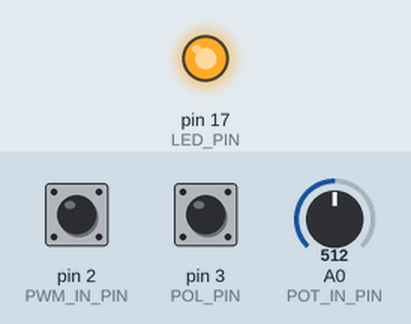
Recording of a sketch running on a simulated Arduino Micro, built with avr-gcc and run on an emulated ATmega32U4. On the bench: output pins drawn as LEDs (lit = HIGH). Dashed ring = blinking. The inputs (shaded band) are chosen by the test bench; at power-on: pin 2 (PWM_IN_PIN) HIGH, pin 3 (POL_PIN) HIGH, A0 (POT_IN_PIN) = 512. Pins used as bus, display or sensor lines are not drawn.

Above: at 1.2 s.
1.3 s: pin 2 (PWM_IN_PIN) pulled LOW for 3.2 s
At 2.16 s:
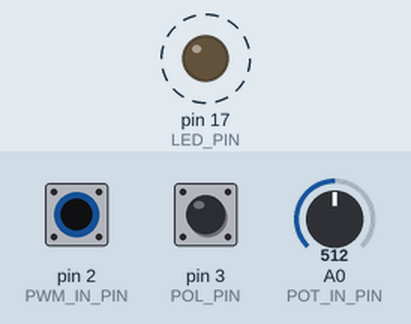
6.0 s: pin 3 (POL_PIN) pulled LOW for 3.2 s
At 10.1 s:
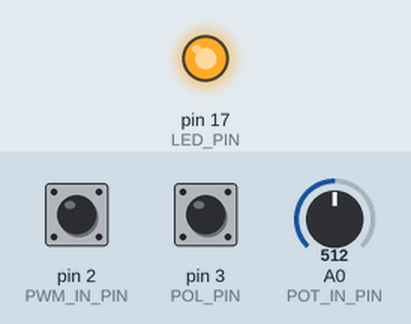
Timing chart, 0 to 11.6 s (numbered marks = the images above; inputs shaded):
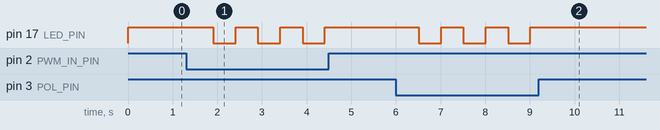

Measured:
- after the input at 1.3 s, pin 17 (LED_PIN): alternates HIGH for 0.50 s and LOW for 0.50 s, 6 changes in all, then stays HIGH, starting after 0.61 s
- after the input at 6.0 s, pin 17 (LED_PIN): alternates HIGH for 0.50 s and LOW for 0.50 s, 6 changes in all, then stays HIGH, starting after 0.51 s

The sketch:

main.ino
```cpp
#include <elapsedMillis.h>
#include <SPI.h>

#define PWM_IN_PIN 2
#define POL_PIN 3
#define POT_IN_PIN 0
#define CS_PIN 10
#define SCK_PIN 15
#define MOSI_PIN 16
#define AVG_LEN 15
#define LED_PIN 17

#define MAX(x,y) (x) > (y) ? (x) : (y)
#define MIN(x,y) (x) < (y) ? (x) : (y)

//#define DEBUG

SPISettings spiSet(5000000, MSBFIRST, SPI_MODE0);

volatile int onTime = 0;
volatile int offTime = 0;
volatile long lastTime = 0;
elapsedMillis outputTimer;
elapsedMillis printTimer;
elapsedMillis ledTimer;
uint16_t ledState = 200;

volatile bool invertPolarity;

float pwmPcts[AVG_LEN];
float outputPct;
float pwmPct;
float potPct;

void interrupt () {
    long now = micros();
    long elapsed = lastTime - now;
    bool state = digitalRead(PWM_IN_PIN) ^ invertPolarity;

    // this is backwards because the opto inverts
    if (state) {
        offTime = elapsed;
    } else {
        onTime = elapsed;
    }

    lastTime = now;
}

void setup() {

    pinMode(PWM_IN_PIN, INPUT_PULLUP);
    pinMode(POT_IN_PIN, INPUT);
    pinMode(CS_PIN, OUTPUT);
    pinMode(POL_PIN, INPUT_PULLUP);
    pinMode(LED_PIN, OUTPUT);
    digitalWrite(LED_PIN, HIGH);

    SPI.begin();
    setOutput(0);

    attachInterrupt(digitalPinToInterrupt(PWM_IN_PIN), interrupt, CHANGE);
    Serial.begin(115200);

    for (int i = 0; i < AVG_LEN; ++i) {
        pwmPcts[i] = 0;
    }

    pwmPct = 0;
    potPct = 0;
    outputPct = 0;
}

void setOutput(float pct) {


    // We're emulating a 5K pot with a
    // 10K digi-pot, so we're
    // only going to use 1/2 the range

    uint8_t value = 0x80 + pct * 0x7f;
    SPI.beginTransaction(spiSet);
    digitalWrite(CS_PIN, LOW);
    SPI.transfer(0x11); // Write potentiometer 0
    SPI.transfer(value); // Set wiper position
    digitalWrite(CS_PIN, HIGH);
    SPI.endTransaction();
}

void setLedPct(float pct) {
    if (pct <=0) {
        ledState = 0;
    } else if (pct >= 1) {
        ledState = 1;
    } else {
        ledState = (1.0 - pct) * 1000;
    }
}

void loop() {

    static int pctIndex = 0;
    invertPolarity = digitalRead(POL_PIN);

    float cur = digitalRead(PWM_IN_PIN);
    cur = invertPolarity ? 1.0 - cur : cur;

    noInterrupts();
    // copy values out fast.
    long l = lastTime;
    int o = onTime;
    int f = offTime;
    interrupts();

    // BEGIN
    //
    // If we put this code in the
    // "nointerrupts" block above,
    // then narrow PWM times become
    // unstable
    long now = micros();
    long elapsed = now - l;
    if (elapsed < 100000) { // 100ms
        cur = (float)o / (float)(o + f);
    }
    // END


    if (ledState < 2) {
        digitalWrite(LED_PIN, !ledState);
        ledTimer = 0;
    } else if (ledTimer > ledState) {
        digitalWrite(LED_PIN, !digitalRead(LED_PIN));
        ledTimer = 0;
    }

    pwmPcts[pctIndex++] = cur;

    if (pctIndex >= AVG_LEN) {
        pctIndex = 0;
    }

    if (outputTimer > 10) {
        pwmPct = 0;

        for (int i = 0; i < AVG_LEN; ++i) {
            pwmPct += pwmPcts[i];
        }

        pwmPct /= AVG_LEN;
        potPct = analogRead(POT_IN_PIN) / 1023.0f;
        outputPct = pwmPct * potPct;

        setLedPct(outputPct);
        setOutput(outputPct);
        outputTimer = 0;
    }

#ifdef DEBUG
    if (printTimer > 75) {
        Serial.print("PWM in: ");
        Serial.print(pwmPct*100);
        Serial.print("%");
        Serial.print(" POT in: ");
        Serial.print(potPct*100);
        Serial.print("  out: ");
        Serial.print(outputPct * 100);
        Serial.println();
        printTimer = 0;
    }
#endif
}
```
